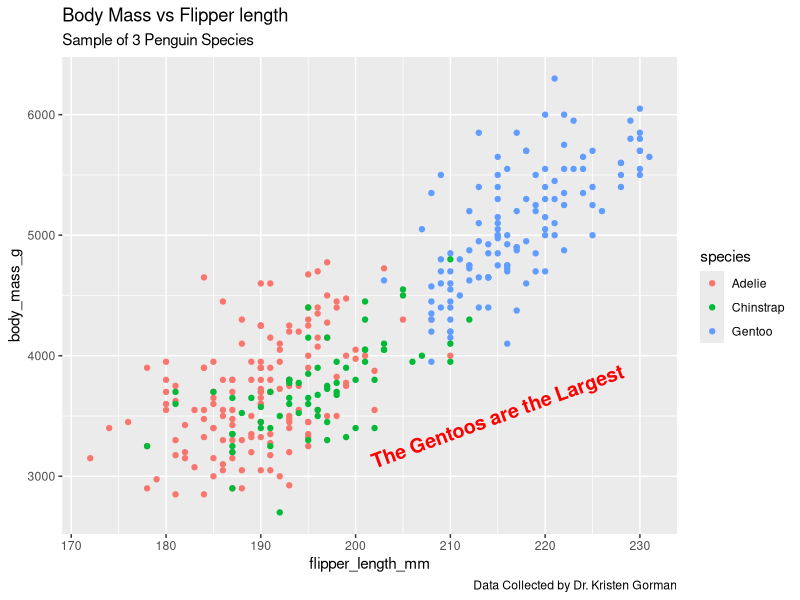

Recreate this plot in R.
library(ggplot2)
library(palmerpenguins)

ggplot(data=penguins)+
  geom_point(mapping=aes(x=flipper_length_mm,y=body_mass_g,color=species))+
  labs(title="Body Mass vs Flipper length",subtitle = "Sample of 3 Penguin Species",
       caption="Data Collected by Dr. Kristen Gorman")+
  annotate("text",x=215,y=3500,label="The Gentoos are the Largest",color="red",fontface="bold",size=5,angle=20)

p <- ggplot(data=penguins)+
  geom_point(mapping=aes(x=flipper_length_mm,y=body_mass_g,color=species))+
  labs(title="Body Mass vs Flipper length",subtitle = "Sample of 3 Penguin Species",
       caption="Data Collected by Dr. Kristen Gorman")+
  annotate("text",x=215,y=3500,label="The Gentoos are the Largest",color="red",fontface="bold",size=5,angle=20)

